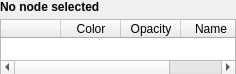
<?xml version="1.0" encoding="UTF-8"?>
<ui version="4.0">
 <class>qMRMLSegmentsTableView</class>
 <widget class="QWidget" name="qMRMLSegmentsTableView">
  <property name="geometry">
   <rect>
    <x>0</x>
    <y>0</y>
    <width>236</width>
    <height>74</height>
   </rect>
  </property>
  <property name="sizePolicy">
   <sizepolicy hsizetype="Preferred" vsizetype="MinimumExpanding">
    <horstretch>0</horstretch>
    <verstretch>0</verstretch>
   </sizepolicy>
  </property>
  <property name="minimumSize">
   <size>
    <width>0</width>
    <height>74</height>
   </size>
  </property>
  <property name="windowTitle">
   <string>qMRMLSegmentsTableView</string>
  </property>
  <layout class="QGridLayout" name="gridLayout">
   <property name="margin">
    <number>0</number>
   </property>
   <item row="0" column="0">
    <widget class="QLabel" name="SegmentsTableMessageLabel">
     <property name="sizePolicy">
      <sizepolicy hsizetype="Preferred" vsizetype="Fixed">
       <horstretch>0</horstretch>
       <verstretch>0</verstretch>
      </sizepolicy>
     </property>
     <property name="minimumSize">
      <size>
       <width>0</width>
       <height>13</height>
      </size>
     </property>
     <property name="font">
      <font>
       <weight>75</weight>
       <bold>true</bold>
      </font>
     </property>
     <property name="text">
      <string>No node selected</string>
     </property>
    </widget>
   </item>
   <item row="1" column="0">
    <widget class="QTableWidget" name="SegmentsTable">
     <property name="sizePolicy">
      <sizepolicy hsizetype="Ignored" vsizetype="MinimumExpanding">
       <horstretch>0</horstretch>
       <verstretch>1</verstretch>
      </sizepolicy>
     </property>
     <property name="minimumSize">
      <size>
       <width>0</width>
       <height>56</height>
      </size>
     </property>
     <property name="maximumSize">
      <size>
       <width>16777215</width>
       <height>16777215</height>
      </size>
     </property>
     <property name="alternatingRowColors">
      <bool>true</bool>
     </property>
     <attribute name="horizontalHeaderDefaultSectionSize">
      <number>60</number>
     </attribute>
     <attribute name="horizontalHeaderStretchLastSection">
      <bool>true</bool>
     </attribute>
     <attribute name="verticalHeaderVisible">
      <bool>false</bool>
     </attribute>
     <column>
      <property name="text">
       <string/>
      </property>
     </column>
     <column>
      <property name="text">
       <string>Color</string>
      </property>
     </column>
     <column>
      <property name="text">
       <string>Opacity</string>
      </property>
     </column>
     <column>
      <property name="text">
       <string>Name</string>
      </property>
     </column>
    </widget>
   </item>
  </layout>
 </widget>
 <resources/>
 <connections/>
</ui>
